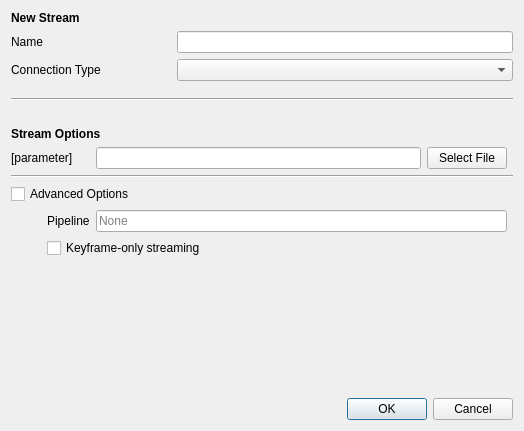
<?xml version="1.0" encoding="UTF-8"?>
<ui version="4.0">
 <class>StreamConfigurationDialog</class>
 <widget class="QDialog" name="StreamConfigurationDialog">
  <property name="geometry">
   <rect>
    <x>0</x>
    <y>0</y>
    <width>524</width>
    <height>431</height>
   </rect>
  </property>
  <property name="windowTitle">
   <string>New Stream</string>
  </property>
  <layout class="QVBoxLayout" name="verticalLayout">
   <item>
    <widget class="QLabel" name="new_stream_label">
     <property name="font">
      <font>
       <weight>75</weight>
       <bold>true</bold>
      </font>
     </property>
     <property name="text">
      <string>New Stream</string>
     </property>
    </widget>
   </item>
   <item>
    <layout class="QGridLayout" name="if_layout">
     <item row="0" column="1" colspan="2">
      <widget class="QLineEdit" name="stream_name">
       <property name="sizePolicy">
        <sizepolicy hsizetype="Preferred" vsizetype="Fixed">
         <horstretch>0</horstretch>
         <verstretch>0</verstretch>
        </sizepolicy>
       </property>
      </widget>
     </item>
     <item row="1" column="0">
      <widget class="QLabel" name="connection_type_label">
       <property name="sizePolicy">
        <sizepolicy hsizetype="Fixed" vsizetype="Preferred">
         <horstretch>0</horstretch>
         <verstretch>0</verstretch>
        </sizepolicy>
       </property>
       <property name="minimumSize">
        <size>
         <width>160</width>
         <height>0</height>
        </size>
       </property>
       <property name="text">
        <string>Connection Type</string>
       </property>
      </widget>
     </item>
     <item row="0" column="0">
      <widget class="QLabel" name="stream_name_label">
       <property name="sizePolicy">
        <sizepolicy hsizetype="Fixed" vsizetype="Preferred">
         <horstretch>0</horstretch>
         <verstretch>0</verstretch>
        </sizepolicy>
       </property>
       <property name="text">
        <string>Name</string>
       </property>
      </widget>
     </item>
     <item row="1" column="1" colspan="2">
      <widget class="QComboBox" name="connection_type_combo_box">
       <property name="minimumSize">
        <size>
         <width>0</width>
         <height>0</height>
        </size>
       </property>
       <property name="toolTipDuration">
        <number>0</number>
       </property>
       <property name="sizeAdjustPolicy">
        <enum>QComboBox::AdjustToContents</enum>
       </property>
       <property name="minimumContentsLength">
        <number>12</number>
       </property>
       <item>
        <property name="text">
         <string/>
        </property>
       </item>
       <item>
        <property name="text">
         <string>IP Camera</string>
        </property>
       </item>
       <item>
        <property name="text">
         <string>Webcam</string>
        </property>
       </item>
       <item>
        <property name="text">
         <string>File</string>
        </property>
       </item>
      </widget>
     </item>
    </layout>
   </item>
   <item>
    <widget class="Line" name="line_2">
     <property name="minimumSize">
      <size>
       <width>0</width>
       <height>25</height>
      </size>
     </property>
     <property name="orientation">
      <enum>Qt::Horizontal</enum>
     </property>
    </widget>
   </item>
   <item>
    <widget class="QWidget" name="parameters_container" native="true">
     <layout class="QGridLayout" name="gridLayout_2">
      <property name="leftMargin">
       <number>0</number>
      </property>
      <property name="rightMargin">
       <number>0</number>
      </property>
      <property name="bottomMargin">
       <number>0</number>
      </property>
      <item row="1" column="3">
       <widget class="QPushButton" name="select_file_button">
        <property name="sizePolicy">
         <sizepolicy hsizetype="Fixed" vsizetype="Fixed">
          <horstretch>0</horstretch>
          <verstretch>0</verstretch>
         </sizepolicy>
        </property>
        <property name="text">
         <string>Select File</string>
        </property>
       </widget>
      </item>
      <item row="4" column="1">
       <widget class="QLabel" name="pipeline_label">
        <property name="text">
         <string>Pipeline</string>
        </property>
       </widget>
      </item>
      <item row="5" column="1" colspan="4">
       <widget class="QCheckBox" name="keyframe_only_checkbox">
        <property name="text">
         <string>Keyframe-only streaming</string>
        </property>
       </widget>
      </item>
      <item row="4" column="2" colspan="2">
       <widget class="QLineEdit" name="pipeline_value">
        <property name="placeholderText">
         <string>None</string>
        </property>
       </widget>
      </item>
      <item row="1" column="2">
       <widget class="QLineEdit" name="parameter_value">
        <property name="sizePolicy">
         <sizepolicy hsizetype="Expanding" vsizetype="Fixed">
          <horstretch>0</horstretch>
          <verstretch>0</verstretch>
         </sizepolicy>
        </property>
       </widget>
      </item>
      <item row="4" column="0">
       <spacer name="horizontalSpacer">
        <property name="orientation">
         <enum>Qt::Horizontal</enum>
        </property>
        <property name="sizeType">
         <enum>QSizePolicy::Fixed</enum>
        </property>
        <property name="sizeHint" stdset="0">
         <size>
          <width>30</width>
          <height>20</height>
         </size>
        </property>
       </spacer>
      </item>
      <item row="3" column="0" colspan="5">
       <widget class="QCheckBox" name="advanced_options_checkbox">
        <property name="text">
         <string>Advanced Options</string>
        </property>
       </widget>
      </item>
      <item row="2" column="0" colspan="5">
       <widget class="Line" name="line">
        <property name="orientation">
         <enum>Qt::Horizontal</enum>
        </property>
       </widget>
      </item>
      <item row="1" column="0" colspan="2">
       <widget class="QLabel" name="parameter_label">
        <property name="sizePolicy">
         <sizepolicy hsizetype="Fixed" vsizetype="Preferred">
          <horstretch>0</horstretch>
          <verstretch>0</verstretch>
         </sizepolicy>
        </property>
        <property name="text">
         <string notr="true">[parameter]</string>
        </property>
       </widget>
      </item>
      <item row="0" column="0" colspan="5">
       <widget class="QLabel" name="stream_options_label">
        <property name="font">
         <font>
          <weight>75</weight>
          <bold>true</bold>
         </font>
        </property>
        <property name="text">
         <string>Stream Options</string>
        </property>
       </widget>
      </item>
     </layout>
    </widget>
   </item>
   <item>
    <spacer name="verticalSpacer">
     <property name="orientation">
      <enum>Qt::Vertical</enum>
     </property>
     <property name="sizeHint" stdset="0">
      <size>
       <width>20</width>
       <height>40</height>
      </size>
     </property>
    </spacer>
   </item>
   <item>
    <widget class="QDialogButtonBox" name="buttonBox">
     <property name="orientation">
      <enum>Qt::Horizontal</enum>
     </property>
     <property name="standardButtons">
      <set>QDialogButtonBox::Cancel|QDialogButtonBox::Ok</set>
     </property>
    </widget>
   </item>
  </layout>
 </widget>
 <tabstops>
  <tabstop>stream_name</tabstop>
  <tabstop>connection_type_combo_box</tabstop>
  <tabstop>select_file_button</tabstop>
 </tabstops>
 <resources/>
 <connections>
  <connection>
   <sender>buttonBox</sender>
   <signal>accepted()</signal>
   <receiver>StreamConfigurationDialog</receiver>
   <slot>accept()</slot>
   <hints>
    <hint type="sourcelabel">
     <x>257</x>
     <y>289</y>
    </hint>
    <hint type="destinationlabel">
     <x>157</x>
     <y>274</y>
    </hint>
   </hints>
  </connection>
  <connection>
   <sender>buttonBox</sender>
   <signal>rejected()</signal>
   <receiver>StreamConfigurationDialog</receiver>
   <slot>reject()</slot>
   <hints>
    <hint type="sourcelabel">
     <x>325</x>
     <y>289</y>
    </hint>
    <hint type="destinationlabel">
     <x>286</x>
     <y>274</y>
    </hint>
   </hints>
  </connection>
  <connection>
   <sender>connection_type_combo_box</sender>
   <signal>currentIndexChanged(int)</signal>
   <receiver>StreamConfigurationDialog</receiver>
   <slot>connection_type_changed_slot(int)</slot>
   <hints>
    <hint type="sourcelabel">
     <x>190</x>
     <y>78</y>
    </hint>
    <hint type="destinationlabel">
     <x>193</x>
     <y>5</y>
    </hint>
   </hints>
  </connection>
 </connections>
 <slots>
  <slot>connection_type_changed_slot(int)</slot>
 </slots>
</ui>
